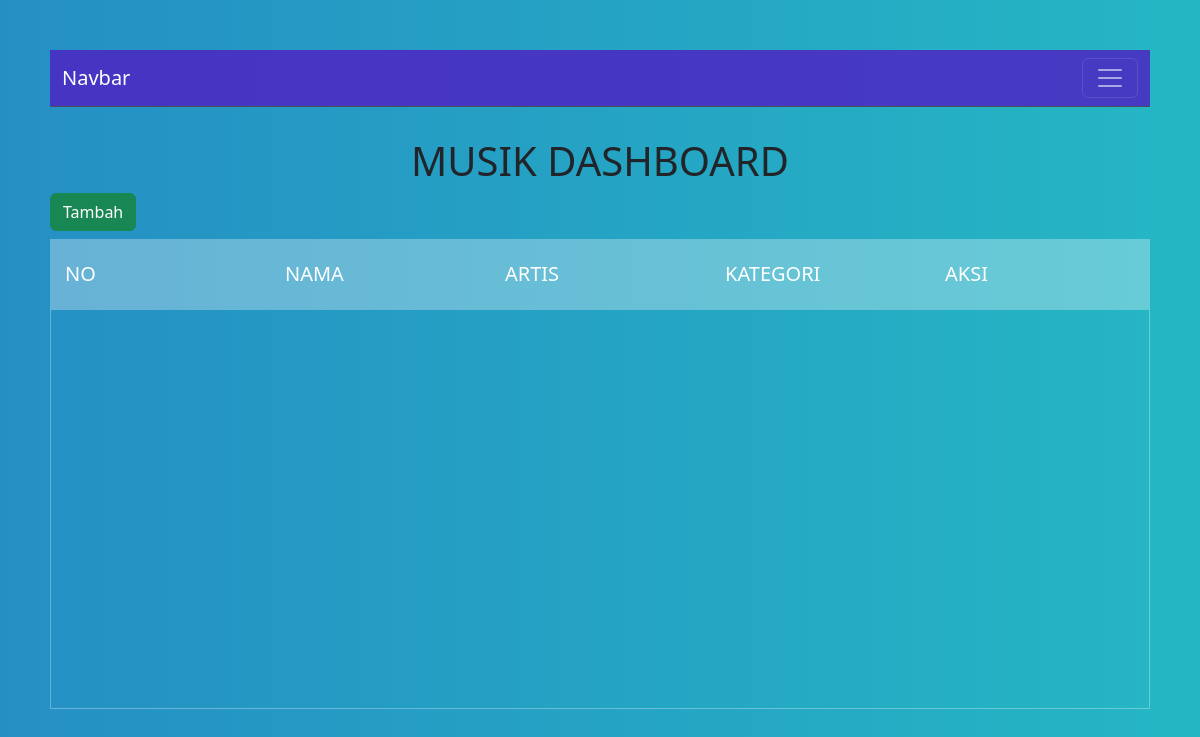
Page /dashboard/musik-dashboard.php on the earlier database version.
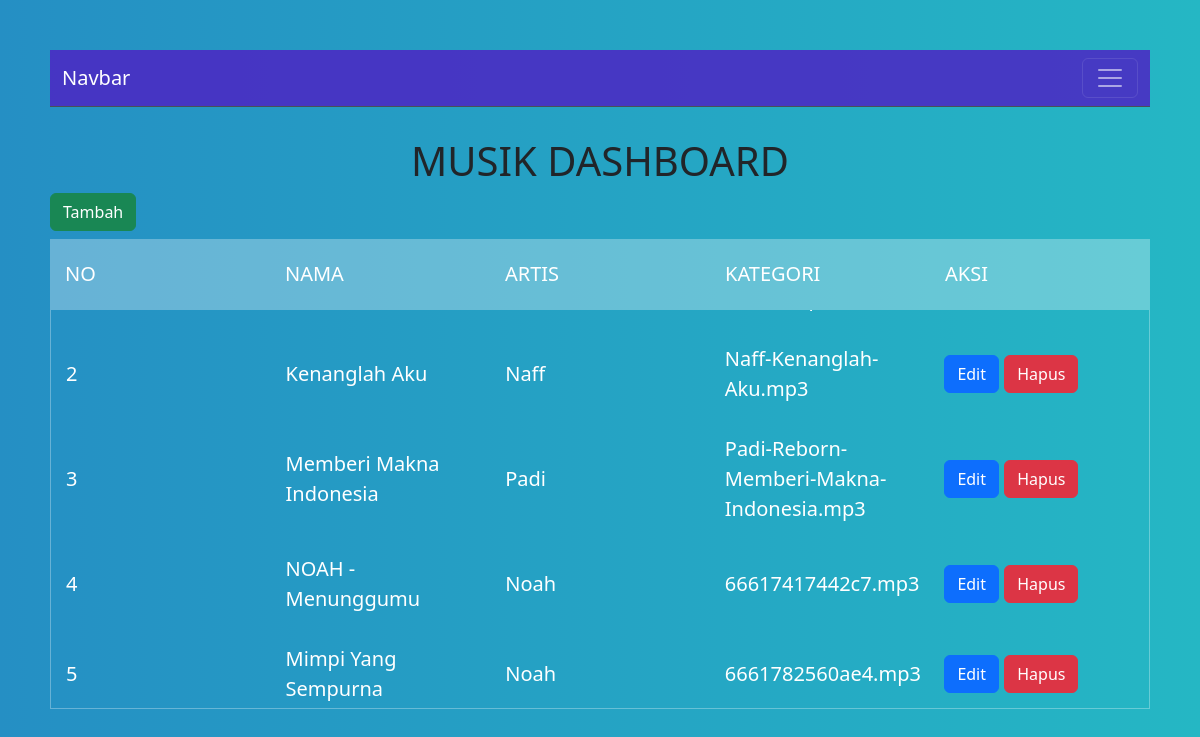
Same page on the later database version.
### tables this page shows
CREATE TABLE `music` (
  `id` int NOT NULL,
  `nama_music` varchar(255) NOT NULL,
  `artis_id` int NOT NULL,
  `kategori_id` int NOT NULL,
  `audio` varchar(255) NOT NULL,
  `gambar` varchar(255) NOT NULL
);

CREATE TABLE `artis` (
  `id` int NOT NULL,
  `nama_artis` varchar(255) NOT NULL
);

### functions/functions.php (called while the page is built, shortened)
<?php
function koneksi()
{
    $conn = mysqli_connect('localhost','root', '', 'pw2024_tubes_233040096');
return $conn;
}
function query($query) {
    $conn = koneksi();
    $result = mysqli_query($conn, $query);
    $rows = [];
    while ($row = mysqli_fetch_assoc($result)) {
        $rows[] = $row;
    }
    return $rows;
}
?>

### dashboard/musik-dashboard.php (the view, shortened to what this page needs)
<?php
require "../functions/functions.php";
$musics = query("select *, music.id AS id from music join artis on artis_id = artis.id");
?>
<!DOCTYPE html>
<html lang="en">
<head>
  <link rel="stylesheet" href="../css/musik-dashboard.css">
  <link href="https://cdn.jsdelivr.net/npm/bootstrap@5.3.3/dist/css/bootstrap.min.css" rel="stylesheet">
</head>
<body>
<section>
  <?php require "../layouts/navbar.php"; ?>
  <h1>Musik Dashboard</h1>
  <a href="tambah-musik.php"><button class="btn btn-success mb-2">Tambah</button></a>
  <div class="tbl-header">
    <table cellpadding="0" cellspacing="0" border="0">
      <thead>
        <tr>
          <th>No</th>
          <th>Nama</th>
          <th>Artis</th>
          <th>Kategori</th>
          <th>Aksi</th>
        </tr>
      </thead>
    </table>
  </div>
  <div class="tbl-content">
    <table cellpadding="0" cellspacing="0" border="0">
      <tbody>
        <?php
        $i = 1;
        foreach($musics as $msc) {?>
        <tr>
          <td><?= $i++; ?></td>
          <td><?= $msc["nama_music"]; ?></td>
          <td><?= $msc["nama_artis"]; ?></td>
          <td><?= $msc["audio"]; ?></td>
          <td>
            <a href="edit-musik.php?id=<?= $msc["id"]; ?>"><button type="button" class="btn btn-primary">Edit</button></a>
            <a href="hapus-musik.php?id=<?= $msc["id"]; ?>" onclick="confirm('Apakah Anda Yakin?')"><button type="button" class="btn btn-danger" >Hapus</button></a>
        </td>
        </tr>
        <?php } ?>
      </tbody>
    </table>
  </div>
</section>
</body>
</html>

### layouts/navbar.php (shortened to what this page needs)
  <nav class="navbar border-bottom border-body" data-bs-theme="dark">
  <div class="container-fluid">
    <a class="navbar-brand" href="#">Navbar</a>
    <button class="navbar-toggler" type="button" data-bs-toggle="collapse" data-bs-target="#navbarSupportedContent" aria-controls="navbarSupportedContent" aria-expanded="false" aria-label="Toggle navigation">
      <span class="navbar-toggler-icon"></span>
    </button>
  </div>
</nav>

### css/musik-dashboard.css (style rules this page uses)
h1 { font-size: 30px; color: #fff; text-transform: uppercase; font-weight: 300; text-align: center; margin-bottom: 15px; }
nav { margin-bottom: 30px; background-color: #4d25c4d9 !important; }
table { width: 100%; table-layout: fixed; }
.tbl-header { background-color: rgba(255, 255, 255, 0.3); }
.tbl-content { display: flex; justify-content: center; align-items: center; flex-direction: column; height: 400px; overflow-x: auto; margin-top: 0px; border: 1px solid rgba(255, 255, 255, 0.3); color: white; }
th { padding: 20px 15px; text-align: left; font-weight: 500; font-size: 20px; color: #fff; text-transform: uppercase; }
td { padding: 15px; text-align: left; vertical-align: middle; font-weight: 300; font-size: 20px; color: #fff; border-bottom: solid 1px rgba(255, 255, 255, 0.1); }
body { background: -webkit-linear-gradient(left, #258fc4, #25b7c4); background: linear-gradient(to right, #258fc4, #25b7c4); font-family: 'Roboto', sans-serif; }
section { margin: 50px; }

Differences in the rows shown:
now on this page (row edited): music: nama_music "Kenanglah Aku", artis.nama_artis "Naff", audio "Naff-Kenanglah-Aku.mp3"
now on this page (row edited): music: nama_music "Memberi Makna Indonesia", artis.nama_artis "Padi", audio "Padi-Reborn-Memberi-Makna-Indonesia.mp3"
added music: nama_music "NOAH - Menunggumu", artis.nama_artis "Noah", audio "66617417442c7.mp3"
added music: nama_music "Mimpi Yang Sempurna", artis.nama_artis "Noah", audio "6661782560ae4.mp3"
